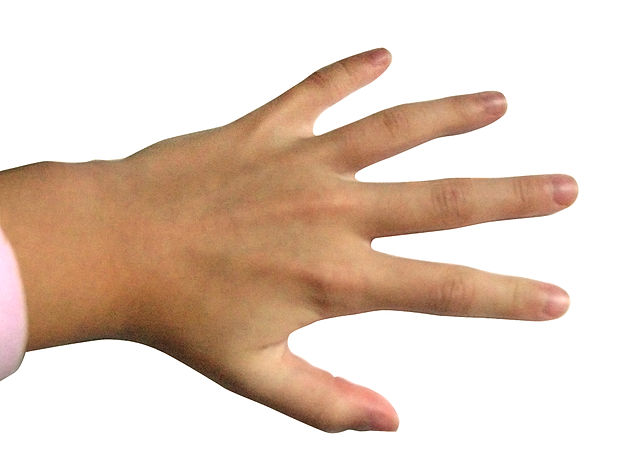
#> input picture test.jpg, 640 x 472 px
$ jupyter execute 'canny detection.ipynb'
#> lines starting #> are read from the running program, lines starting #| are printed output that depends on the picture; after the words box and inside, x2 and y2 are one past the last pixel; in counts of white or black regions, pixels touching at a corner belong together
### Import library

[cell 1]
import cv2 as cv
import numpy as np
from matplotlib import pyplot as plt

### GaussianMask

[cell 2]
def gaussianMask(size, sigma=1):
    size = int(size) // 2
    x, y = np.mgrid[-size:size+1, -size:size+1]
    normal = 1 / (2.0 * np.pi * sigma**2)
    g =  np.exp(-((x**2 + y**2) / (2.0*sigma**2))) * normal
    g /= np.sum(g)
    return g

### convolving

[cell 3]
def convolute(image, kernel):
    pad=len(kernel)//2
    h=len(image)+2*pad
    w=len(image[0])+2*pad

    padimg=np.pad(image,pad)
    output = np.zeros([h-2*pad, w-2*pad])
    for x in range(pad,h-pad):
        for y in range(pad,w-pad):
            k = padimg[x-pad:x+pad+1, y-pad:y+pad+1]
            output[x-pad][y-pad]=np.sum(k*kernel)

    return output

### Sobel

[cell 4]
def sobel(image):

    Kx = np.array([[-1, 0, 1], [-2, 0, 2], [-1, 0, 1]], np.float32)
    Ky = np.array([[-1, -2, -1], [0, 0, 0], [1, 2, 1]], np.float32)
    Gx = convolute(image, Kx)
    Gy = convolute(image, Ky)

    G = np.sqrt(np.square(Gx) + np.square(Gy))

    G = G * image.max() / G.max()

    angles = np.arctan2(Gy, Gx) * 180 / np.pi

    G = G
    return (G, angles)

### prewitt

[cell 5]
def prewitt(image):
    Kx = [[-1, 0, 1], [-1, 0, 1], [-1, 0, 1]]
    Ky = [[-1, -1, -1], [0, 0, 0], [1, 1, 1]]
    Gx = convolute(image, Kx)
    Gy = convolute(image, Ky)


    G = np.hypot(Gx, Gy)

    m = G.max()
    G *= image.max() / m

    cv.imshow('prewitt', G)
    cv.waitKey(0)

    return G

### nonMaximaSuppression

[cell 6]
def nonMaximaSuppression(mag, angle):
    M, N = mag.shape
    Non_max = np.zeros((M,N))

    for i in range(1,M-1):
        for j in range(1,N-1):
            # Horizontal = 0
            if (0 <= angle[i,j] < 22.5) or (157.5 <= angle[i,j] <= 180) or (-22.5 <= angle[i,j] < 0) or (-180 <= angle[i,j] < -157.5):
                b = mag[i, j+1]
                c = mag[i, j-1]
            # Diagonal = 45
            elif (22.5 <= angle[i,j] < 67.5) or (-157.5 <= angle[i,j] < -112.5):
                b = mag[i+1, j+1]
                c = mag[i-1, j-1]
            # Vertical = 90
            elif (67.5 <= angle[i,j] < 112.5) or (-112.5 <= angle[i,j] < -67.5):
                b = mag[i+1, j]
                c = mag[i-1, j]
            # Diagonal 135
            elif (112.5 <= angle[i,j] < 157.5) or (-67.5 <= angle[i,j] < -22.5):
                b = mag[i+1, j-1]
                c = mag[i-1, j+1]

            # Non-max Suppression
            if (mag[i,j] >= b) and (mag[i,j] >= c):
                Non_max[i,j] = mag[i,j]
            else:
                Non_max[i,j] = 0
    return Non_max

### Threshold

[cell 7]
def Threshold(image, low=0.05, high=0.20):
    img = image.copy()
    low = img.max() * low
    high = img.max() * high
    rows, cols = image.shape
    for i in range(rows):
        for j in range(cols):
            pixel = image[i][j]
            if(pixel >= high): pixel = 255
            elif (pixel <= low): pixel = 0
            else: pixel = 128
            img[i][j] = pixel
    return img

### edgeLinking

[cell 8]
def edgeLinking(image):
    img = image.copy()
    rows, cols = img.shape
    for row in range(1, rows-1):
        for col in range(1, cols-1):
            pixel = img[row][col]
            if(pixel > 127 and pixel < 129):
                if (image[row][col+1] >= 129): pixel = 255
                elif (image[row-1][col+1] >= 129): pixel = 255
                elif (image[row+1][col+1] >= 129): pixel = 255

                elif (image[row-1][col] >= 129): pixel = 255
                elif (image[row+1][col] >= 129): pixel = 255

                elif (image[row-1][col-1] >= 129): pixel = 255
                elif (image[row+1][col-1] >= 129): pixel = 255
                elif (image[row][col-1] >= 129): pixel = 255
                else: pixel = 0

                img[row][col] = pixel
    return img

### Canny

[cell 9]
def canny(image):

    img = image.copy()
    img = convolute(img, gaussianMask(3))
    img, angles = sobel(img)
    img = nonMaximaSuppression(img, angles)
    img = Threshold(img)
    img = edgeLinking(img)

    return img

### the main code

[cell 10]
# Read the image
img0 = cv.imread('test.jpg')
#> img0 is the input picture: shape (472, 640, 3); mean B, G, R 195.2, 208.9, 228.2
# Convert to gray scale (BGR2GRAY)
img = cv.cvtColor(img0, cv.COLOR_BGR2GRAY)
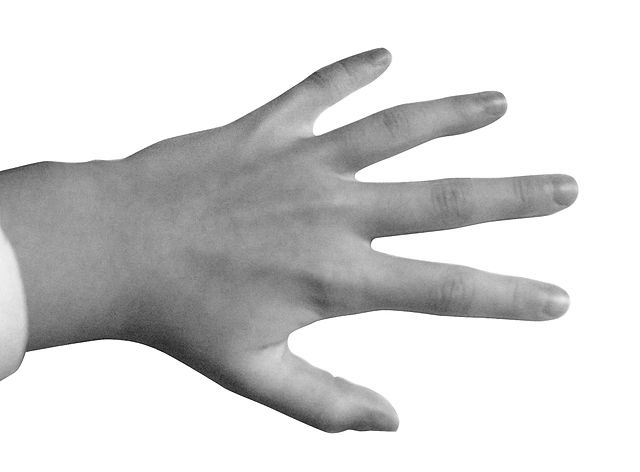
#> img: shape (472, 640); min 7, max 255, mean 213.1

#the canny
img2=canny(img)
#> in convolute, `pad=len(kernel)//2`: pad = 1
#> in convolute, `h=len(image)+2*pad`: h = 474
#> in convolute, `w=len(image[0])+2*pad`: w = 642
#> in convolute, `padimg=np.pad(image,pad)`:
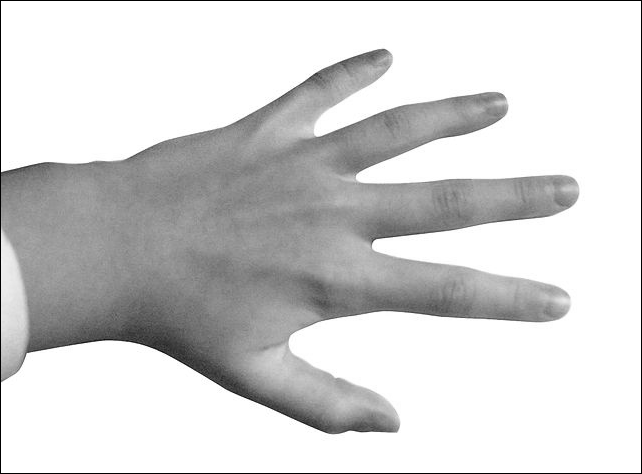
#> padimg: shape (474, 642); min 0, max 255, mean 211.6
#> after the loop in convolute, `for x in range(pad,h-pad):`:
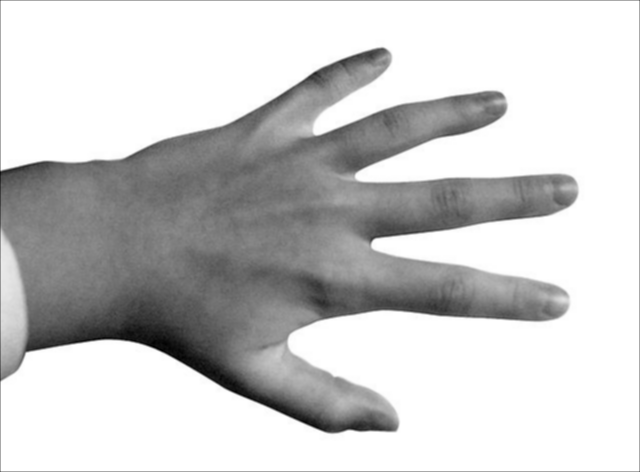
#> output: shape (472, 640) float64; min 46.11, max 255, mean 212.6; drawn with min black and max white
#> after the loop in convolute (call 2), `for x in range(pad,h-pad):`:
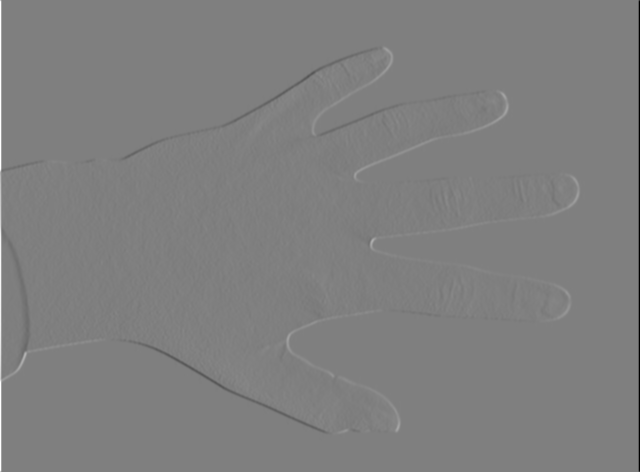
#> output: shape (472, 640) float64; min -1020, max 1020, mean 0.1; drawn with min black and max white
#> after the loop in convolute (call 3), `for x in range(pad,h-pad):`:
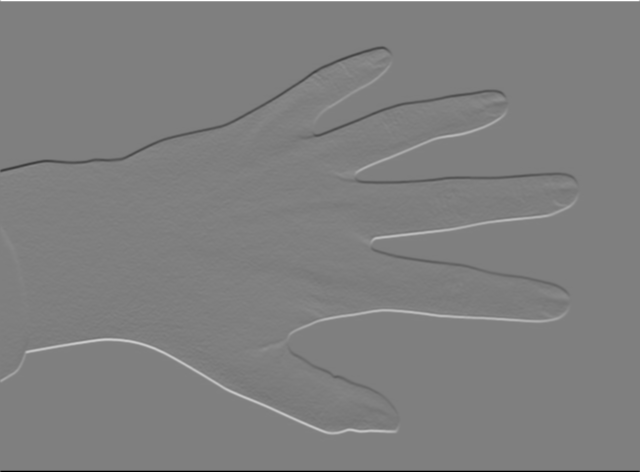
#> output: shape (472, 640) float64; min -1020, max 1020, mean 0; drawn with min black and max white
#> in sobel, `G = np.sqrt(np.square(Gx) + np.square(Gy))`:
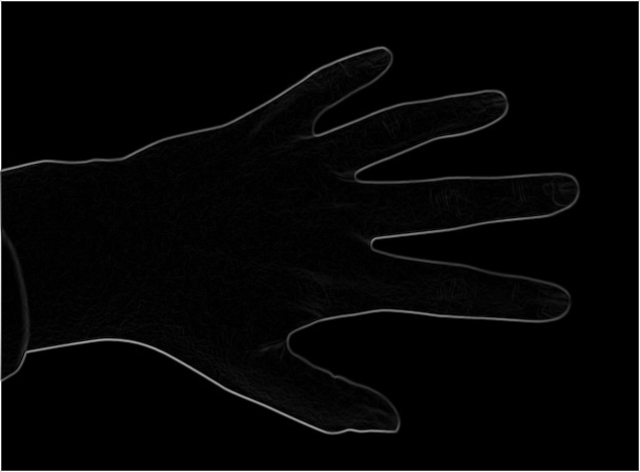
#> G: shape (472, 640) float64; min 2.84e-14, max 1020, mean 24.1; drawn with min black and max white
#> in sobel, `angles = np.arctan2(Gy, Gx) * 180 / np.pi`:
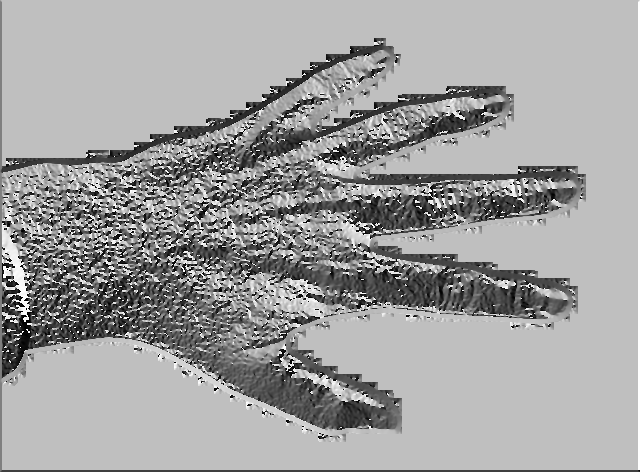
#> angles: shape (472, 640) float64; min -180, max 180, mean 45.8; drawn with min black and max white
#> after the loop in nonMaximaSuppression, `for i in range(1,M-1):`:
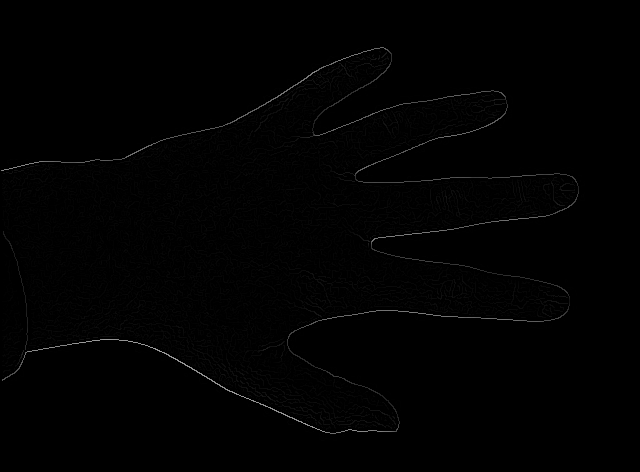
#> Non_max: shape (472, 640) float64; min 0, max 162.9, mean 1.5
#> in Threshold, `low = img.max() * low`: low = 8.15
#> in Threshold, `high = img.max() * high`: high = 32.59
#> after the loop in Threshold, `for i in range(rows):`:
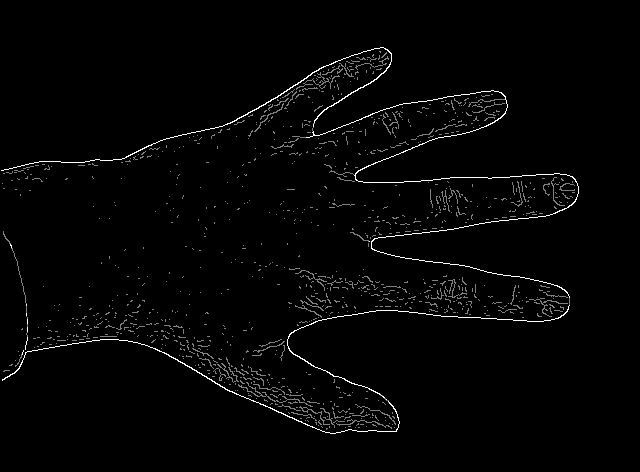
#> img: shape (472, 640) float64; min 0, max 255, mean 4.7
#> after the loop in edgeLinking, `for row in range(1, rows-1):`:
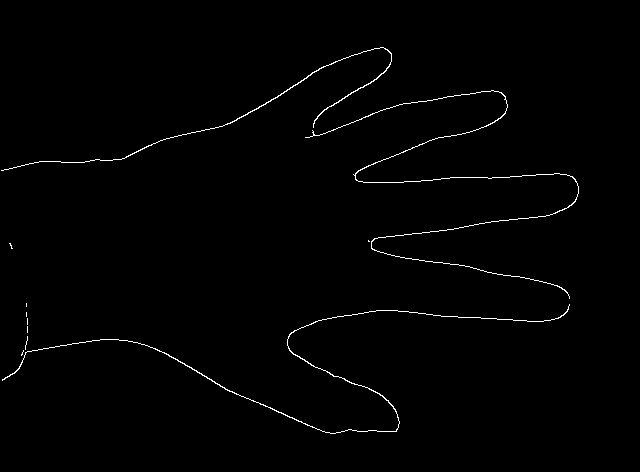
#> img: shape (472, 640) float64; 0.92% white in thin lines or dots, all inside (x1, y1, x2, y2) = (1, 47, 579, 434)
#the prewitt
#prewitt(img)

titles = ['Original Image','gray scale','image edge extraction']
images = [img0,img, img2]
for i in range(3):
    plt.subplot(1,3,i+1),plt.imshow(images[i],'gray',vmin=0,vmax=255)
    plt.title(titles[i])
    plt.xticks([]),plt.yticks([])
plt.show()
#> figure, not shown here; B, G, R data is drawn as R, G, B
